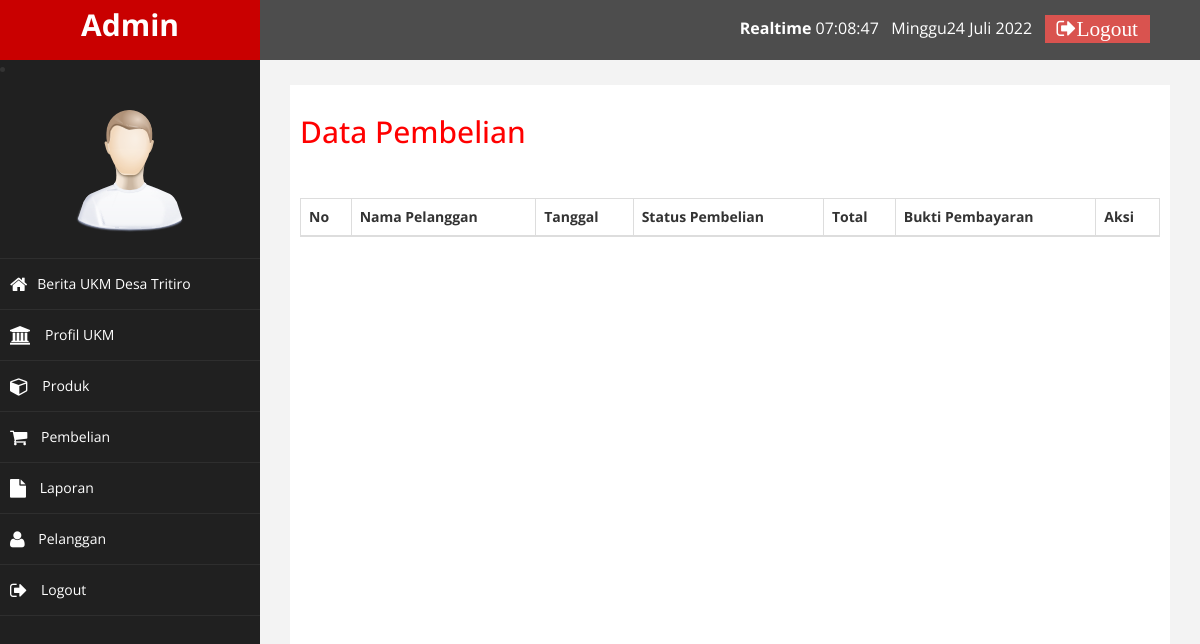
The page /views/admin/index.php?halaman=pembelian (signed in) on the database as committed earlier.
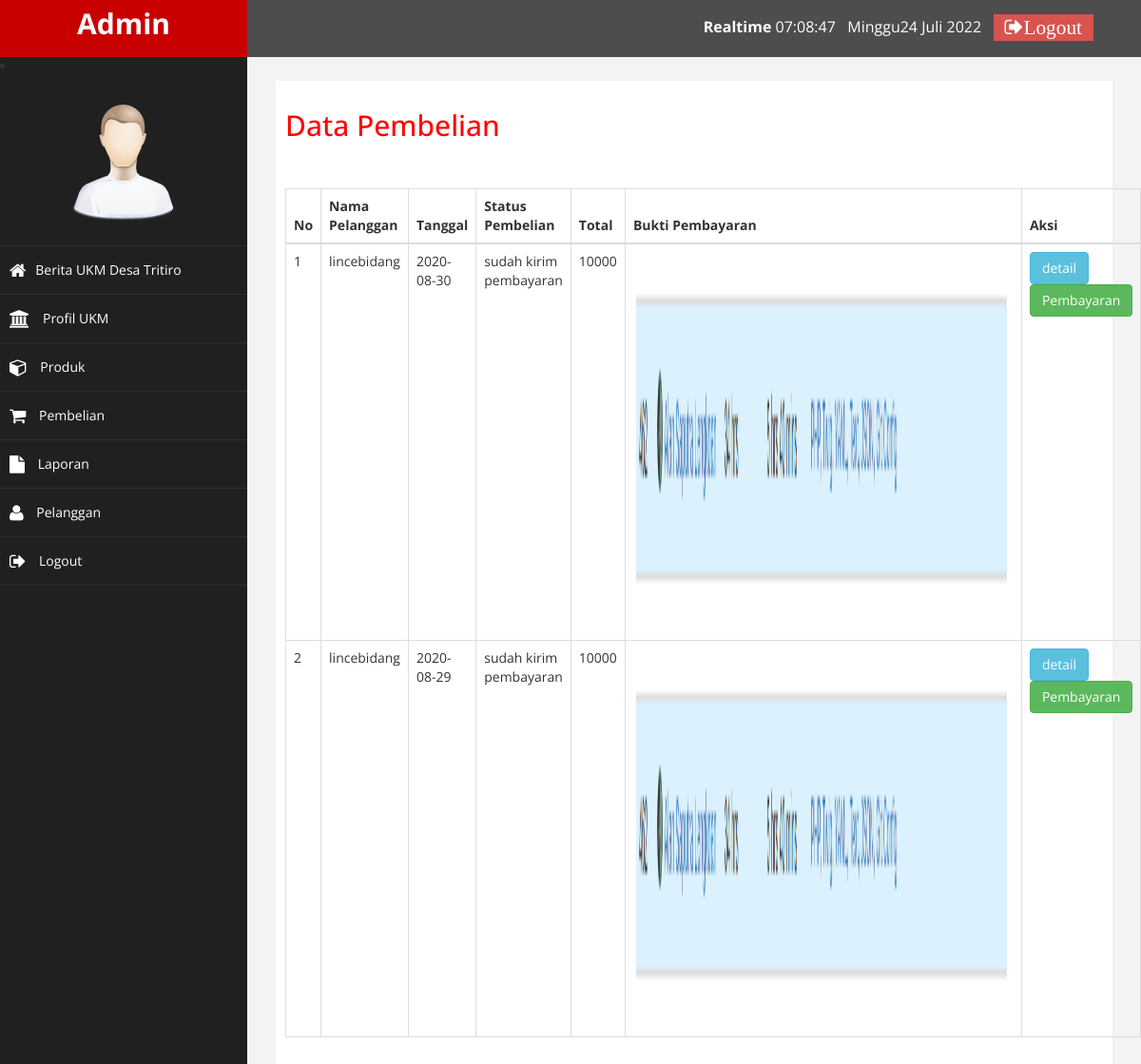
The same page on the database as committed later.
### tables this page shows
CREATE TABLE `pembelian` (
  `id_pembelian` int(11) NOT NULL,
  `id_pelanggan` int(11) NOT NULL,
  `id_ongkir` int(11) NOT NULL,
  `tanggal_pembelian` date NOT NULL,
  `total_pembelian` int(11) NOT NULL,
  `nama_kota` varchar(100) NOT NULL,
  `tarif` int(11) NOT NULL,
  `alamat_pengiriman` text NOT NULL,
  `status_pembelian` varchar(100) NOT NULL DEFAULT 'pending',
  `resi_pengiriman` varchar(50) DEFAULT NULL
);

CREATE TABLE `tb_user` (
  `id_user` int(11) NOT NULL,
  `nama` varchar(100) NOT NULL,
  `username` varchar(50) NOT NULL,
  `password` varchar(50) NOT NULL,
  `email` varchar(50) NOT NULL,
  `telepon` varchar(12) NOT NULL,
  `alamat` text NOT NULL,
  `level` enum('admin','pelanggan') NOT NULL
);

CREATE TABLE `pembayaran` (
  `id_pembayaran` int(11) NOT NULL,
  `id_pembelian` int(11) NOT NULL,
  `nama` varchar(255) NOT NULL,
  `bank` varchar(255) NOT NULL,
  `jumlah` int(11) NOT NULL,
  `tanggal` date NOT NULL,
  `bukti` varchar(255) NOT NULL
);

### views/admin/pembelian.php (the view)
<h2>Data Pembelian</h2>
<br><br>
<table class="table table-bordered">
    <thead>
        <tr>
            <th>No</th>
            <th>Nama Pelanggan</th>
            <th>Tanggal</th>
            <th>Status Pembelian</th>
            <th>Total</th>
            <th>Bukti Pembayaran</th>
            <th>Aksi</th>
        </tr>
    </thead>
    <tbody>
        <?php $nomor = 1; ?>
        <?php
        $sql = "SELECT pembelian.*, pembayaran.*, tb_user.* FROM pembelian
        INNER JOIN tb_user ON pembelian.id_pelanggan = tb_user.id_user
        INNER JOIN pembayaran ON pembelian.id_pembelian = pembayaran.id_pembelian";
        $ambil = $koneksi->query($sql);
        ?>
        <?php while ($pecah = $ambil->fetch_assoc()){ ?>
            <tr>
                <td><?php echo $nomor++; ?></td>
                <td><?php echo $pecah['nama']; ?></td>
                <td><?php echo $pecah['tanggal_pembelian']; ?></td>
                <td><?php echo $pecah['status_pembelian']; ?></td>
                <td><?php echo $pecah['total_pembelian']; ?></td>
                <td><img src="../../pictures/bukti_pembayaran/<?php echo $pecah['bukti']; ?>" width="400" height="400"></td>
                <td>
                    <a href="index.php?halaman=detail&id=<?php echo $pecah['id_pembelian']; ?>" class="btn btn-info">detail</a>
                    <?php if ($pecah['status_pembelian']=="sudah kirim pembayaran"): ?>
                        <a href="index.php?halaman=pembayaran&id=<?php echo $pecah['id_pembelian'] ?>" class="btn btn-success">Pembayaran</a>
                    <?php endif ?>
                </td>
            </tr>
        <?php } ?>
    </tbody>
</table>

### views/admin/atribut/head.php (shortened to what this page needs)
<!DOCTYPE html>
<html xmlns="http://www.w3.org/1999/xhtml">
<head>
    <link href="../../assets/css/bootstrap.css" rel="stylesheet" />
    <link href="../../assets/css/font-awesome.css" rel="stylesheet" />
    <link href="../../assets/js/morris/morris-0.4.3.min.css" rel="stylesheet" />
    <link href="../../assets/css/custom.css" rel="stylesheet" />
</head>
<body>

### views/admin/index.php (shortened to what this page needs)
<?php include_once 'atribut/head.php' ?>
    <div id="wrapper">
        <nav class="navbar navbar-default navbar-cls-top " role="navigation" style="margin-bottom: 0">
            <div class="navbar-header">
                <a class="navbar-brand" href="index.html">Admin</a>
            </div>
            <div style="color: white;
                padding: 15px 50px 5px 50px;
                float: right;
                font-size: 16px;">
                                <label>Realtime</label>
                <body onload="tampilkanwaktu();setInterval('tampilkanwaktu()', 1000);">
                    <span id="clock"></span>
                    <?php
                        $hari = date('l');
                        if ($hari == "Sunday") {
                            echo "Minggu";
                        } elseif ($hari == "Monday") {
                            echo "Senin";
                        } elseif ($hari == "Tuesday") {
                            echo "Selasa";
                        } elseif ($hari == "Wednesday") {
                            echo "Rabu";
                        } elseif ($hari == "Thursday") {
                            echo ("Kamis");
                        } elseif ($hari == "Friday") {
                            echo "Jum'at";
                        } elseif ($hari == "Saturday") {
                            echo "Sabtu";
                        }
                        $tgl = date('d');
                        echo $tgl;
                        $bulan = date('F');
                        if ($bulan == "January") {
                            echo " Januari ";
                        } elseif ($bulan == "February") {
                            echo " Februari ";
                        } elseif ($bulan == "March") {
                            echo " Maret ";
                        } elseif ($bulan == "April") {
                            echo " April ";
                        } elseif ($bulan == "May") {
                            echo " Mei ";
                        } elseif ($bulan == "June") {
                            echo " Juni ";
                        } elseif ($bulan == "July") {
                            echo " Juli ";
                        } elseif ($bulan == "August") {
                            echo " Agustus ";
                        } elseif ($bulan == "September") {
                            echo " September ";
                        } elseif ($bulan == "October") {
                            echo " Oktober ";
                        } elseif ($bulan == "November") {
                            echo " November ";
                        } elseif ($bulan == "December") {
                            echo " Desember ";
                        }
                        $tahun = date('Y');
                        echo $tahun;
                    ?>
                    &nbsp; <a href="../logout.php" class="btn btn-danger square-btn-adjust fa fa-sign-out fa-lg">Logout </a>
            </div>
        </nav>
        <?php include_once 'atribut/side-bar.php'; ?>
        <div id="page-wrapper">
            <div id="page-inner">
                <?php
                if (isset($_GET['halaman'])) {
                    if ($_GET['halaman'] == "produk") {
                        include 'produk.php';
                    } else if ($_GET['halaman'] == "pembelian") {
                        include 'pembelian.php';
                    } else if ($_GET['halaman'] == "pelanggan") {
                        include 'pelanggan.php';
                    } else if ($_GET['halaman'] == "detail") {
                        include 'detail.php';
                    } else if ($_GET['halaman'] == "tambahproduk") {
                        include 'tambahproduk.php';
                    } else if ($_GET['halaman'] == "hapusproduk") {
                        include 'hapusproduk.php';
                    } else if ($_GET['halaman'] == "ubahproduk") {
                        include 'ubahproduk.php';
                    } else if ($_GET['halaman'] == "tambahberita") {
                        include 'tambahberita.php';
                    } else if ($_GET['halaman'] == "hapusberita") {
                        include 'hapusberita.php';
                    } else if ($_GET['halaman'] == "ubahberita") {
                        include 'ubahberita.php';
                    } else if ($_GET['halaman'] == "tambahprofilukm") {
                        include 'tambahprofilukm.php';
                    } else if ($_GET['halaman'] == "hapusprofilukm") {
                        include 'hapusprofilukm.php';
                    } else if ($_GET['halaman'] == "ubahprofilukm") {
                        include 'ubahprofilukm.php';
                    } else if ($_GET['halaman'] == "logout") {
                        include 'logout.php';
                    } else if ($_GET['halaman'] == "pembayaran") {
                        include 'pembayaran.php';
                    } else if ($_GET['halaman'] == "laporan_pembelian") {
                        include 'laporan_pembelian.php';
                    } else if ($_GET['halaman'] == "berita") {
                        include 'berita.php';
                    } else if ($_GET['halaman'] == "hapuspelanggan") {
                    include 'hapuspelanggan.php';
                    }
                    else if ($_GET['halaman'] == "profilukm") {
                        include 'profilukm.php';
                    }
                    } else {
                        include 'home.php';
                    }
                ?>
            </div>
        </div>
<?php include_once 'atribut/foot.php' ?>

### views/admin/atribut/side-bar.php (shortened to what this page needs)
<li class="navbar-default navbar-side" role="navigation">
    <div class="sidebar-collapse">
        <ul class="nav" id="main-menu">
            <li class="text-center">
                <img src="../../assets/images/find_user.png" class="user-image img-responsive " />
            </li>
            <li>
                <a href="index.php?halaman=berita"><i class="fa fa-home fa-lg"></i>Berita UKM Desa Tritiro</a>
            </li>
            <li>
                <a href="index.php?halaman=profilukm"><i class="fa fa-university fa-lg"></i> <span> Profil UKM</span></a>
            </li>
            <li>
                <a href="index.php?halaman=produk"><i class="fa fa-cube fa-lg"> </i> Produk</a>
            </li>
            <li>
                <a href="index.php?halaman=pembelian"><i class="fa fa-shopping-cart fa-lg"></i> Pembelian</a>
            </li>
            <li>
                <a data-toggle=”dropdown” data-target=”#” href=”#”><i class="fa fa-file fa-lg"></i> Laporan <span class=”caret”></span>                </a>
            </li>
            <li>
                <a href="index.php?halaman=pelanggan"><i class="fa fa-user fa-lg"></i> Pelanggan</a>
            </li>
            <li>
                <a href="../logout.php"><i class="fa fa-sign-out fa-lg"></i> Logout </a>
            </li>
        </ul>
    </div>
</li>

### views/admin/atribut/foot.php (shortened to what this page needs)
</body>
</html>

### assets/css/custom.css (style rules this page uses)
body { font-family: 'Open Sans', sans-serif; }
#wrapper { width: 100%; background:#202020; }
#page-wrapper { padding: 15px 15px; min-height: 600px; background:#F3F3F3; }
#page-inner { width:100%; margin:10px 20px 10px 0px; background-color:#fff!important; padding:10px; min-height:1200px; }
.text-center { text-align:center; }
h2 { color: #f00; }
.square-btn-adjust { border: 0px solid transparent; -webkit-border-radius: 0px; -moz-border-radius: 0px; border-radius: 0px; }
.user-image { margin: 25px auto; -webkit-border-radius: 10px; -moz-border-radius: 10px; border-radius: 10px; max-height:170px; max-width:170px; }
.navbar-cls-top .navbar-brand { color: #fff; background: rgb(21, 180, 201); width: 260px; text-align: center; height: 60px; font-size: 30px; font-weight: 700; }
.sidebar-collapse , .sidebar-collapse .nav { background:none; }
.sidebar-collapse .nav { padding:0; }
.sidebar-collapse .nav > li > a { color:#fff; background:#202020; text-shadow:none; }
.sidebar-collapse > .nav > li > a { padding:15px 10px; }
.sidebar-collapse > .nav > li { border-bottom: 1px solid rgba(107, 108, 109, 0.19); }
.navbar-side { border:none; background-color: #202020; }
.navbar-cls-top { background:#4D4D4D; border-bottom:none; }
.navbar-default { border:0px solid rgb(0, 0, 0); }
.navbar-header { background: rgb(22, 145, 216); }
.nav > li > a > i { margin-right:10px; }
@media (min-width:768px) { #page-wrapper { margin: 0 0 0 260px; padding: 15px 30px; min-height: 1200px; } }
@media (min-width:768px) { .navbar-side { z-index: 1; position: absolute; width: 260px; } }
@media (min-width:768px) { .navbar { border-radius: 0px; } }

Rows that differ between the two databases and show on the page:
added pembelian: tb_user.nama "lincebidang", tanggal_pembelian "2020-08-30", status_pembelian "sudah kirim pembayaran", total_pembelian "10000", pembayaran.bukti (picture)
added pembelian: tb_user.nama "lincebidang", tanggal_pembelian "2020-08-29", status_pembelian "sudah kirim pembayaran", total_pembelian "10000", pembayaran.bukti (picture)
